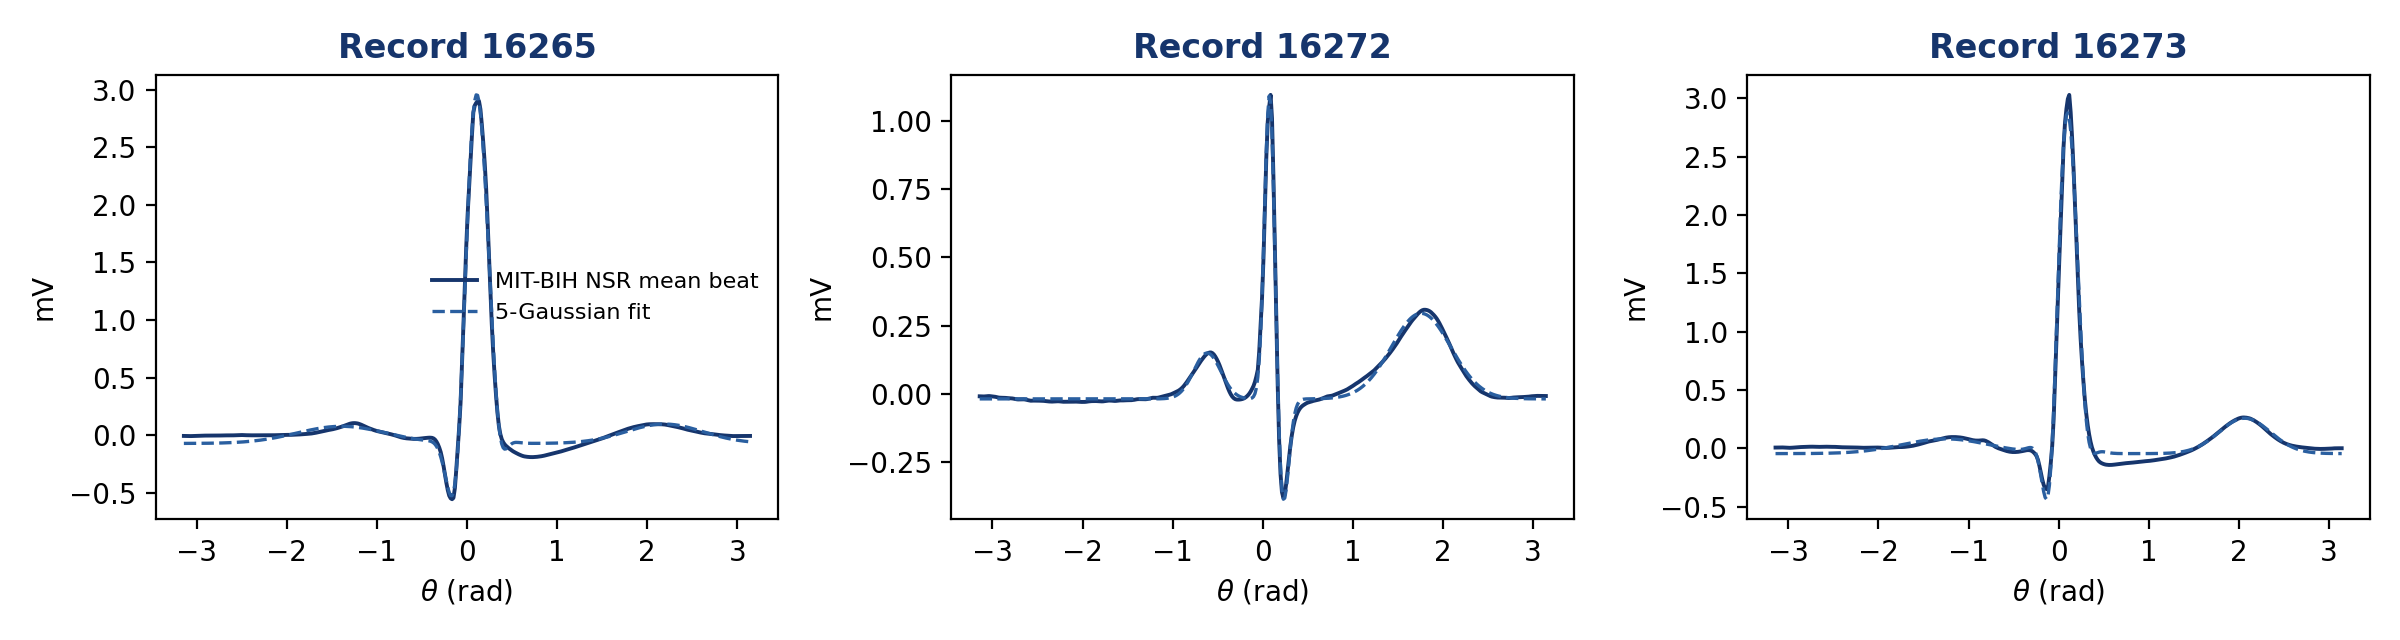

Recreate this plot in Python.
#!/usr/bin/env python3
"""
P3.2: fit the McSharry sum-of-Gaussians beat model to real MIT-BIH NSR beats.

McSharry et al. (IEEE TBME 2003) model the ECG on a limit cycle with angular
phase theta and five Gaussian events (P, Q, R, S, T). In phase coordinates the
steady-state waveform is

    z(theta) = sum_i  a_i * exp( -(theta - theta_i)^2 / (2 b_i^2) )  + z0

Here a_i is the event amplitude (mV), theta_i its angular position (rad, R at 0)
and b_i its angular width. Per record we build a mean beat template from the
annotated R peaks (RealData/download.py stores them), map beat time to phase
using the neighbouring RR intervals, and fit (a, theta, b) for the five events by
gradient descent in PyTorch with box constraints enforced through a sigmoid
reparameterization (the same approach as the repo's other parametric fits).

Output: ``tier2_ecg_fit.json`` with per-record parameters and the min/max
sampling ranges used by ``Synthetic_Signals_bio/tier2_ecg_dynamical.py``, plus a
PNG showing a real template next to its fit (figure for the Supplement, P3.6).

Usage: python Bio_Synthesize/Parametric_Fitting/tier2_ecg_fit.py
"""
from __future__ import annotations

import json
import os

import numpy as np
import torch

HERE = os.path.dirname(os.path.abspath(__file__))
RAW = os.path.join(os.environ.get("TIMESYNTH_REAL",
                   "/uufs/sci.utah.edu/projects/medvic-lab/Rakib/Time_Series/TimeSynth_real"), "raw", "nsrdb")
OUT_JSON = os.path.join(HERE, "tier2_ecg_fit.json")
OUT_PNG = os.path.join(HERE, "tier2_ecg_fit.png")

WAVES = ["P", "Q", "R", "S", "T"]
# McSharry defaults as initialization and box centers: theta (rad), a (relative), b (rad)
INIT_THETA = np.array([-np.pi / 3, -np.pi / 12, 0.0, np.pi / 12, np.pi / 2])
INIT_A = np.array([0.075, -0.05, 0.30, -0.075, 0.12])      # a_i b_i^2 of the ODE form, scaled later
INIT_B = np.array([0.25, 0.10, 0.10, 0.10, 0.40])
# Boxes (lo, hi) per wave
BOX_THETA = np.array([[-1.5, -0.6], [-0.6, -0.08], [-0.08, 0.08], [0.08, 0.6], [0.9, 2.4]])
BOX_A = np.array([[0.0, 0.5], [-0.6, 0.0], [0.2, 3.0], [-1.5, 0.0], [0.0, 0.9]])
BOX_B = np.array([[0.08, 0.5], [0.03, 0.25], [0.03, 0.2], [0.03, 0.25], [0.15, 0.8]])


def beat_template(x, fs, beats, pre_s=0.35, post_s=0.55, max_beats=600):
    """Mean beat in PHASE coordinates: theta = 2*pi*(t - t_R)/RR_prev for t<t_R, /RR_next after."""
    beats = np.asarray(beats, int)
    beats = beats[(beats > int(pre_s * fs) + 1) & (beats < x.size - int(post_s * fs) - 1)]
    if beats.size < 10:
        return None
    sel = np.linspace(1, beats.size - 2, min(max_beats, beats.size - 2)).astype(int)
    theta_grid = np.linspace(-np.pi, np.pi, 400)
    acc = np.zeros_like(theta_grid)
    n = 0
    for k in sel:
        r, rp, rn = beats[k], beats[k - 1], beats[k + 1]
        rr_prev, rr_next = (r - rp) / fs, (rn - r) / fs
        if not (0.4 < rr_prev < 1.6 and 0.4 < rr_next < 1.6):
            continue
        a, b = r - int(0.5 * rr_prev * fs), r + int(0.5 * rr_next * fs)
        seg = x[a:b].astype(float)
        t = (np.arange(a, b) - r) / fs
        theta = np.where(t < 0, 2 * np.pi * t / rr_prev, 2 * np.pi * t / rr_next)
        seg = seg - np.median(seg)
        acc += np.interp(theta_grid, theta, seg)
        n += 1
    if n < 10:
        return None
    tpl = acc / n
    return theta_grid, tpl


def _box(u, lo, hi):
    return lo + (hi - lo) * torch.sigmoid(u)


def _inv_box(v, lo, hi):
    p = np.clip((v - lo) / (hi - lo), 1e-3, 1 - 1e-3)
    return np.log(p / (1 - p))


def fit_template(theta, z, iters=3000, lr=0.03, seed=0):
    torch.manual_seed(seed)
    th = torch.tensor(theta, dtype=torch.float64)
    zt = torch.tensor(z, dtype=torch.float64)
    scale = float(np.max(np.abs(z)))
    u_th = torch.tensor(_inv_box(INIT_THETA, BOX_THETA[:, 0], BOX_THETA[:, 1]), requires_grad=True)
    u_a = torch.tensor(_inv_box(INIT_A / 0.3 * scale, BOX_A[:, 0] * scale, BOX_A[:, 1] * scale), requires_grad=True)
    u_b = torch.tensor(_inv_box(INIT_B, BOX_B[:, 0], BOX_B[:, 1]), requires_grad=True)
    z0 = torch.zeros(1, dtype=torch.float64, requires_grad=True)
    lo_a, hi_a = torch.tensor(BOX_A[:, 0] * scale), torch.tensor(BOX_A[:, 1] * scale)
    lo_t, hi_t = torch.tensor(BOX_THETA[:, 0]), torch.tensor(BOX_THETA[:, 1])
    lo_b, hi_b = torch.tensor(BOX_B[:, 0]), torch.tensor(BOX_B[:, 1])
    opt = torch.optim.Adam([u_th, u_a, u_b, z0], lr=lr)

    def model():
        a, t0, b = _box(u_a, lo_a, hi_a), _box(u_th, lo_t, hi_t), _box(u_b, lo_b, hi_b)
        return (a[None, :] * torch.exp(-(th[:, None] - t0[None, :]) ** 2 / (2 * b[None, :] ** 2))).sum(1) + z0

    for _ in range(iters):
        opt.zero_grad()
        loss = torch.mean((model() - zt) ** 2)
        loss.backward()
        opt.step()
    with torch.no_grad():
        a, t0, b = _box(u_a, lo_a, hi_a), _box(u_th, lo_t, hi_t), _box(u_b, lo_b, hi_b)
        fit = model().numpy()
        r2 = 1 - np.sum((fit - z) ** 2) / np.sum((z - z.mean()) ** 2)
    return dict(a=a.numpy().tolist(), theta=t0.numpy().tolist(), b=b.numpy().tolist(),
                z0=float(z0.item()), r2=float(r2), scale=scale), fit


def main():
    recs = sorted(f for f in os.listdir(RAW) if f.endswith(".npz"))
    per_rec, examples = {}, []
    for f in recs:
        z = np.load(os.path.join(RAW, f))
        if "beats" not in z.files:
            continue
        tpl = beat_template(z["x"], float(z["fs"]), z["beats"])
        if tpl is None:
            continue
        theta, zt = tpl
        params, fit = fit_template(theta, zt)
        # normalize amplitudes by R amplitude so the ranges are shape parameters
        aR = params["a"][2]
        params["a_rel"] = [ai / aR for ai in params["a"]]
        params["R_amp"] = aR
        per_rec[f[:-4]] = params
        examples.append((f[:-4], theta, zt, fit))
        print(f"{f[:-4]}: R2={params['r2']:.3f} theta={np.round(params['theta'], 2)} a_rel={np.round(params['a_rel'], 2)}")
    keys = ["a_rel", "theta", "b"]
    ranges = {k: {"min": np.min([p[k] for p in per_rec.values()], axis=0).tolist(),
                  "max": np.max([p[k] for p in per_rec.values()], axis=0).tolist()} for k in keys}
    ranges["R_amp"] = {"min": float(np.min([p["R_amp"] for p in per_rec.values()])),
                       "max": float(np.max([p["R_amp"] for p in per_rec.values()]))}
    # RR statistics from annotations: mean HR and RR SD per record
    rr_stats = {}
    for f in recs:
        z = np.load(os.path.join(RAW, f))
        rr = np.diff(z["beats"]) / float(z["fs"])
        rr = rr[(rr > 0.4) & (rr < 1.6)]
        rr_stats[f[:-4]] = {"rr_mean_s": float(rr.mean()), "rr_sd_s": float(rr.std())}
    out = {"model": "z(theta) = sum_i a_i exp(-(theta-theta_i)^2/(2 b_i^2)) + z0; a in mV, theta rad, b rad",
           "waves": WAVES, "source": "MIT-BIH NSR (nsrdb), mean beat templates, PyTorch sigmoid-box fit",
           "per_record": per_rec, "ranges": ranges,
           "rr": {"mean_s": [min(v["rr_mean_s"] for v in rr_stats.values()), max(v["rr_mean_s"] for v in rr_stats.values())],
                  "sd_s": [min(v["rr_sd_s"] for v in rr_stats.values()), max(v["rr_sd_s"] for v in rr_stats.values())],
                  "per_record": rr_stats},
           "median_r2": float(np.median([p["r2"] for p in per_rec.values()]))}
    json.dump(out, open(OUT_JSON, "w"), indent=1)
    print("median R2", out["median_r2"], "->", OUT_JSON)

    import matplotlib
    matplotlib.use("Agg")
    import matplotlib.pyplot as plt
    fig, axes = plt.subplots(1, 3, figsize=(12, 3.2))
    for ax, (name, th, zt, fit) in zip(axes, examples[:3]):
        ax.plot(th, zt, color="#16356c", lw=1.4, label="MIT-BIH NSR mean beat")
        ax.plot(th, fit, color="#2a5fa0", lw=1.2, ls="--", label="5-Gaussian fit")
        ax.set_title(f"Record {name}", color="#16356c", fontweight="bold")
        ax.set_xlabel(r"$\theta$ (rad)")
        ax.set_ylabel("mV")
    axes[0].legend(frameon=False, fontsize=8)
    fig.tight_layout()
    fig.savefig(OUT_PNG, dpi=200)
    fig.savefig(OUT_PNG.replace(".png", ".svg"))
    print("wrote", OUT_PNG)


if __name__ == "__main__":
    main()
